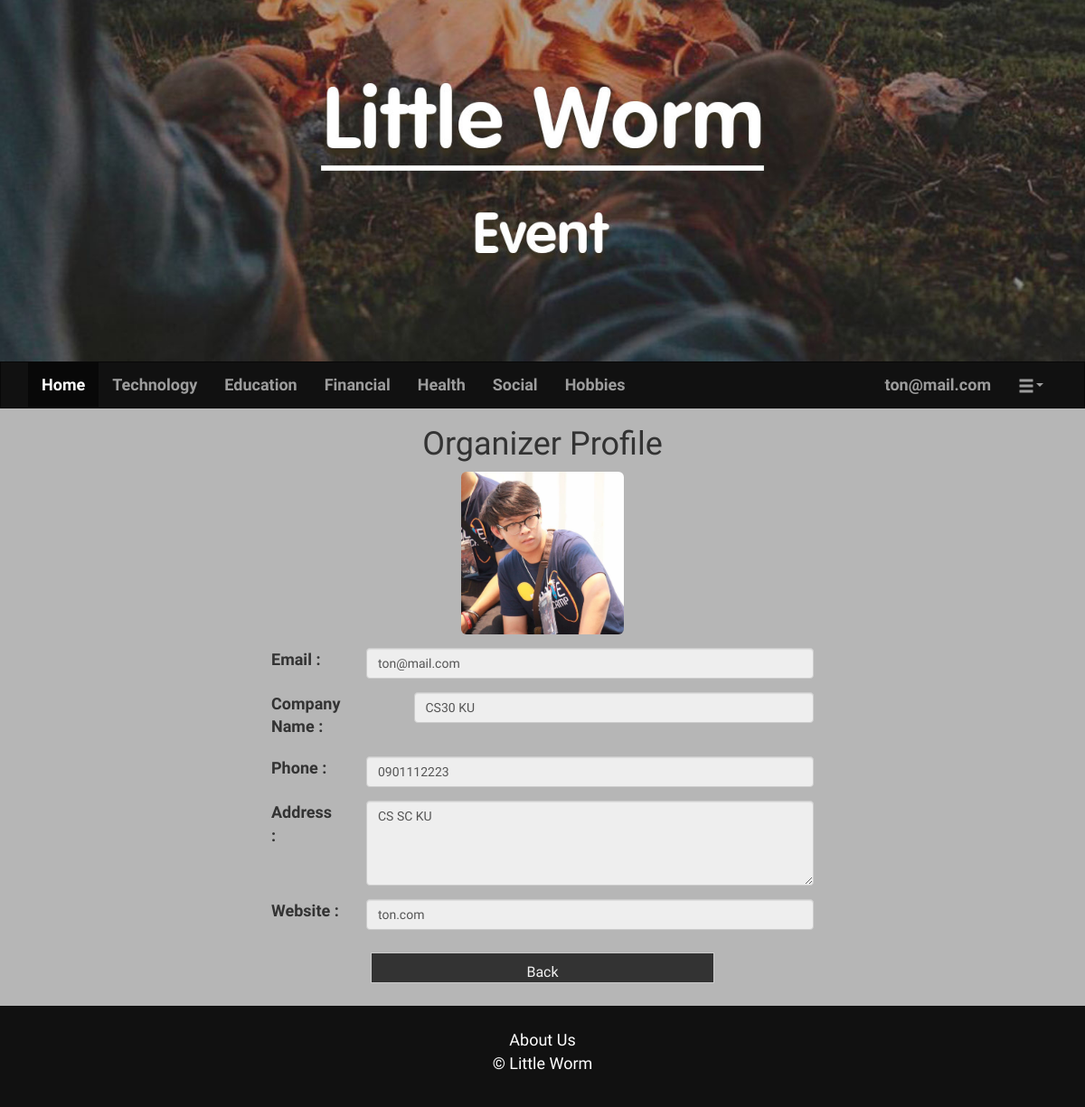
Screenshot of /php/profile.php (signed in) with the database file from the repository.
### tables this page shows
CREATE TABLE `organizer` (
  `email` varchar(30) NOT NULL,
  `company_name` varchar(200) NOT NULL,
  `address` varchar(500) NOT NULL,
  `phone` varchar(10) NOT NULL,
  `profile_pic_path` varchar(100) NOT NULL,
  `website` varchar(100) NOT NULL
);

### php/profile.php (the view, shortened to what this page needs)
<!DOCTYPE html>
<html>
  <head>
    <link rel="stylesheet" href="https://maxcdn.bootstrapcdn.com/bootstrap/3.3.7/css/bootstrap.min.css">
    <link rel="stylesheet" type="text/css" href="../css/index_style.css">
    <link rel="stylesheet" type="text/css" href="../css/regis_style.css">
  </head>
  <body>
    <?php
      include "center.php";
    ?>
    <div class="collapse navbar-collapse ">
      <form name="form2" method="post" action="event_page.php">
      <ul class="nav navbar-nav " id="type_event">
        <li class="active"><a href="index.php">Home</a></li>
        <li><a href="event_page.php?type=Technology">Technology</a></li>
        <li><a href="event_page.php?type=Education">Education</a></li>
        <li><a href="event_page.php?type=Financial">Financial</a></li>
        <li><a href="event_page.php?type=Health">Health</a></li>
        <li><a href="event_page.php?type=Social">Social</a></li>
        <li><a href="event_page.php?type=Hobbies">Hobbies</a></li>
      </ul>
      </form>
      <ul id="profile" class="nav navbar-nav navbar-right">
        <li><a id = "username"></a></li>
        <li class="dropdown">
          <a class="glyphicon glyphicon-menu-hamburger" type="button" id="dropdownMenu1" data-toggle="dropdown" aria-haspopup="true" aria-expanded="true"><span class="caret"></span>
          </a>
        </li>
      </ul>
    </div>
  </div>
</nav>
    <?php
      $email = $_SESSION["email"];
      $data = data_query($email);
      if ($data['position'] == "USER"){
        echo '
        <div class="profileHead">
          <h1>User Profile</h1>
        </div>
        <div class="profileBody">
          <div class="row form-group">
            <div class="col-sm-4"></div>
            <div class="col-sm-4">
              <img src="'.$data['profile_pic_path'].'" alt="profile" width="100%" height="100%" class="img-rounded">
            </div>
            <div class="col-sm-4"></div>
          </div>
          <div class="form-group row">
            <label for="email" class="control-label col-sm-2">Email :</label>
            <div class="col-sm-10">
              <input type="text" name="email" class="form-control" id="email" value="'.$data['email'].'" readonly>
            </div>
          </div>
          <div class="form-group row">
            <label for="f_name" class="control-label col-sm-3">First Name :</label>
            <div class="col-sm-9">
              <input type="text" name="f_name" class="form-control" id="f_name" value="'.$data['first_name'].'" readonly>
            </div>
          </div>
          <div class="form-group row">
            <label for="l_name" class="control-label col-sm-3">Last Name :</label>
            <div class="col-sm-9">
              <input type="text" name="l_name" class="form-control" id="l_name" value="'.$data['last_name'].'" readonly>
            </div>
          </div>
          <div class="form-group row">
            <label for="phone" class="control-label col-sm-2">Phone :</label>
            <div class="col-sm-10">
              <input type="text" name="phone" class="form-control" id="phone" value="'.$data['phone'].'" readonly>
            </div>
          </div>
          <div class="form-group row">
            <label for="address" class="control-label col-sm-2">Address :</label>
            <div class="col-sm-10">
              <textarea rows="4" cols="50" name="address" form="usrform" class="form-control" id="address" readonly>'.$data['address'].'</textarea>
            </div>
          </div>
          <div class="form-group row">
            <label for="b_day" class="control-label col-sm-2">Birth Day :</label>
            <div class="col-sm-10">
              <input type="text" name="b_day" class="form-control" id="b_day" value="'.$data['birth_date'].'" readonly>
            </div>
          </div>
        </div>';
        echoButton();
      }else {
        echo '<div class="profileHead">
          <h1>Organizer Profile</h1>
        </div>
        <div class="profileBody">
          <div class="form-group row">
            <div class="col-sm-4"></div>
            <div class="col-sm-4">
              <img src="'.$data['profile_pic_path'].'" alt="profile" width="100%" height="100%" class="img-rounded">
            </div>
            <div class="col-sm-4"></div>
          </div>
          <div class="form-group row">
            <label for="email" class="control-label col-sm-2">Email :</label>
            <div class="col-sm-10">
              <input type="text" name="email" class="form-control" id="email" value="'.$data['email'].'" readonly>
            </div>
          </div>
          <div class="form-group row">
            <label for="com_name" class="control-label col-sm-3">Company Name :</label>
            <div class="col-sm-9">
              <input type="text" name="com_name" class="form-control" id="com_name" value="'.$data['company_name'].'" readonly>
            </div>
          </div>
          <div class="form-group row">
            <label for="phone" class="control-label col-sm-2">Phone :</label>
            <div class="col-sm-10">
              <input type="text" name="phone" class="form-control" id="phone" value="'.$data['phone'].'" readonly>
            </div>
          </div>
          <div class="form-group row">
            <label for="address" class="control-label col-sm-2">Address :</label>
            <div class="col-sm-10">
              <textarea rows="4" cols="50" name="address" form="usrform" class="form-control" id="address" readonly>'.$data['address'].'</textarea>
            </div>
          </div>
          <div class="form-group row">
            <label for="web" class="control-label col-sm-2">Website :</label>
            <div class="col-sm-10">
              <input type="text" name="web" class="form-control" id="web" value="'.$data['website'].'" readonly>
            </div>
          </div>
        </div>';
        echoButton();
      }
    function data_query($email)
    {
      $database = new Database();
      $connection = $database->connect();
      $stmt = $connection->prepare("SELECT position FROM user WHERE email = '$email'");
      $stmt->execute();
      $row = $stmt->fetch(PDO::FETCH_BOTH);
      $positon = $row['position'];
      if ($positon == 'USER'){
        $stmt = $connection->prepare("SELECT * FROM attendant WHERE email = '$email'");
        $stmt->execute();
        $row = $stmt->fetch(PDO::FETCH_BOTH);
        $data = array('email' => $row['email'],
        'first_name' => $row['first_name'],
        'last_name' => $row['last_name'],
        'phone' => $row['phone'],
        'birth_date' => $row['birth_date'],
        'address' => $row['address'],
        'profile_pic_path' => $row['profile_pic_path'],
        'position' => $positon);
        return $data;
      }elseif ($positon == 'ORGANIZER') {
        $stmt = $connection->prepare("SELECT * FROM organizer WHERE email = '$email'");
        $stmt->execute();
        $row = $stmt->fetch(PDO::FETCH_BOTH);
        $data = array('email' => $row['email'],
        'company_name' => $row['company_name'],
        'address' => $row['address'],
        'phone' => $row['phone'],
        'profile_pic_path' => $row['profile_pic_path'],
        'website' => $row['website'],
        'position' => $positon);
        return $data;
      }
    }
    function echoButton()
    {
      echo '<form class=".form-horizontal" action="" method="post" id="usrform">
          <div class="form-group row">
            <div class="col-sm-4"></div>
            <div class="col-sm-4">
              <input type="submit" value="Back" class="form-control btn btn-default" name="back">
            </div>
            <div class="col-sm-4"></div>
          </div>
        </form>
      </div>';
    }
     ?>
  </body>
</html>

### css/index_style.css (style rules this page uses)
body { background-color: #b6b6b6; font-family: 'Athiti', sans-serif; font-size: 18px; }
.btn { padding: 10px 20px; font-size: 16px; background-color: #333; color: #f1f1f1; border-radius: 0; transition: .2s; text-decoration: none; }

### css/regis_style.css (style rules this page uses)
.btn { margin: 10px 0; }

### php/profile.php (style rules this page uses)
.profileHead { text-align: center; }
.profileBody { margin-left: 25%; margin-right: 25%; }

### rows the page displays
organizer: profile_pic_path (picture), email "ton@mail.com", com_name "CS30 KU", phone "0901112223", address "CS SC KU", web "ton.com"
